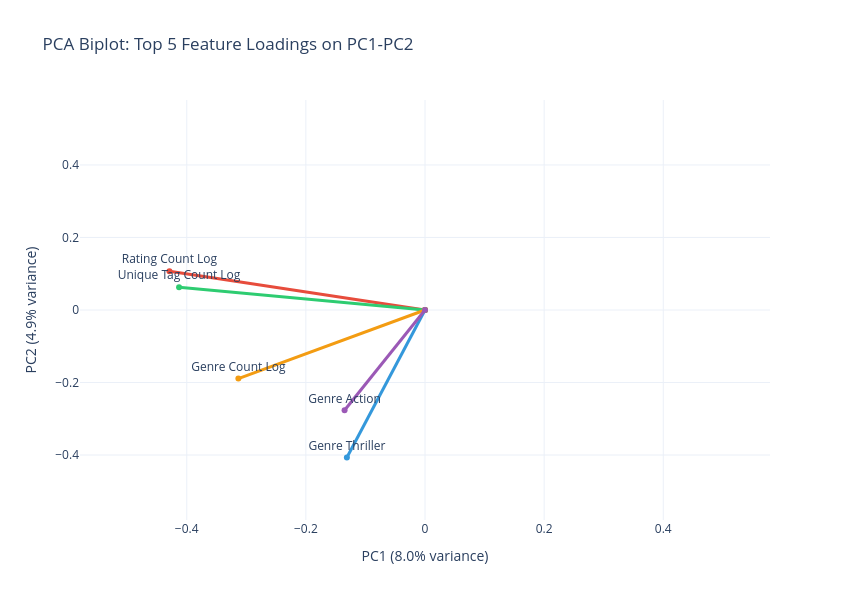

The notebook cell saved with this chart:
### Code cell
# PCA Biplot: Feature loading vectors on PC1-PC2 (Plotly)

loadings_pc1_pc2 = Vt[:2, :].T
loading_magnitudes = np.sqrt((loadings_pc1_pc2 ** 2).sum(axis=1))

top_5_indices = np.argsort(loading_magnitudes)[::-1][:5]
top_5_features = [feature_columns[i] for i in top_5_indices]
top_5_loadings = loadings_pc1_pc2[top_5_indices, :]

colors = ['#e74c3c', '#3498db', '#2ecc71', '#f39c12', '#9b59b6']
fig = go.Figure()

for feature_idx, color in zip(top_5_indices, colors):
    loading_x = loadings_pc1_pc2[feature_idx, 0]
    loading_y = loadings_pc1_pc2[feature_idx, 1]
    feature_label = feature_columns[feature_idx].replace('_', ' ').title()

    fig.add_trace(go.Scatter(
        x=[0, loading_x],
        y=[0, loading_y],
        mode='lines+markers+text',
        line=dict(color=color, width=3),
        marker=dict(size=6, color=color),
        text=['', feature_label],
        textposition='top center',
        name=feature_label,
    ))

max_loading = float(np.max(np.abs(loadings_pc1_pc2[top_5_indices, :])))
axis_limit = max(0.45, max_loading * 1.35)
fig.update_layout(
    title='PCA Biplot: Top 5 Feature Loadings on PC1-PC2',
    xaxis_title=f'PC1 ({explained_variance_ratio[0]:.1%} variance)',
    yaxis_title=f'PC2 ({explained_variance_ratio[1]:.1%} variance)',
    xaxis=dict(range=[-axis_limit, axis_limit], zeroline=True, zerolinewidth=1),
    yaxis=dict(range=[-axis_limit, axis_limit], zeroline=True, zerolinewidth=1),
    template='plotly_white',
    showlegend=False,
    height=600,
    width=850,
 )
save_plotly(fig, 'week05_pca_biplot_loadings')
fig.show()

print("\n=== Top 5 Features by Loading Magnitude on PC1-PC2 ===")
for rank, (idx, magnitude) in enumerate(zip(top_5_indices, loading_magnitudes[top_5_indices]), 1):
    pc1_loading = loadings_pc1_pc2[idx, 0]
    pc2_loading = loadings_pc1_pc2[idx, 1]
    print(f"{rank}. {feature_columns[idx]:<35} | PC1: {pc1_loading:+.4f} | PC2: {pc2_loading:+.4f} | Magnitude: {magnitude:.4f}")

### Figure 1 — Plotly figure (JSON) as saved in the notebook; plotly's stock layout.template omitted (floating-point values rounded to 4 significant figures)
{"data": [{"line": {"color": "#e74c3c", "width": 3}, "marker": {"color": "#e74c3c", "size": 6}, "mode": "lines+markers+text", "name": "Rating Count Log", "text": ["", "Rating Count Log"], "textposition": "top center", "type": "scatter", "x": [0, -0.4291], "y": [0, 0.107]}, {"line": {"color": "#3498db", "width": 3}, "marker": {"color": "#3498db", "size": 6}, "mode": "lines+markers+text", "name": "Genre Thriller", "text": ["", "Genre Thriller"], "textposition": "top center", "type": "scatter", "x": [0, -0.1311], "y": [0, -0.4068]}, {"line": {"color": "#2ecc71", "width": 3}, "marker": {"color": "#2ecc71", "size": 6}, "mode": "lines+markers+text", "name": "Unique Tag Count Log", "text": ["", "Unique Tag Count Log"], "textposition": "top center", "type": "scatter", "x": [0, -0.4129], "y": [0, 0.06302]}, {"line": {"color": "#f39c12", "width": 3}, "marker": {"color": "#f39c12", "size": 6}, "mode": "lines+markers+text", "name": "Genre Count Log", "text": ["", "Genre Count Log"], "textposition": "top center", "type": "scatter", "x": [0, -0.3134], "y": [0, -0.1892]}, {"line": {"color": "#9b59b6", "width": 3}, "marker": {"color": "#9b59b6", "size": 6}, "mode": "lines+markers+text", "name": "Genre Action", "text": ["", "Genre Action"], "textposition": "top center", "type": "scatter", "x": [0, -0.135], "y": [0, -0.2766]}], "layout": {"height": 600, "showlegend": false, "title": {"text": "PCA Biplot: Top 5 Feature Loadings on PC1-PC2"}, "width": 850, "xaxis": {"range": [-0.5792, 0.5792], "title": {"text": "PC1 (8.0% variance)"}, "zeroline": true, "zerolinewidth": 1}, "yaxis": {"range": [-0.5792, 0.5792], "title": {"text": "PC2 (4.9% variance)"}, "zeroline": true, "zerolinewidth": 1}}}
